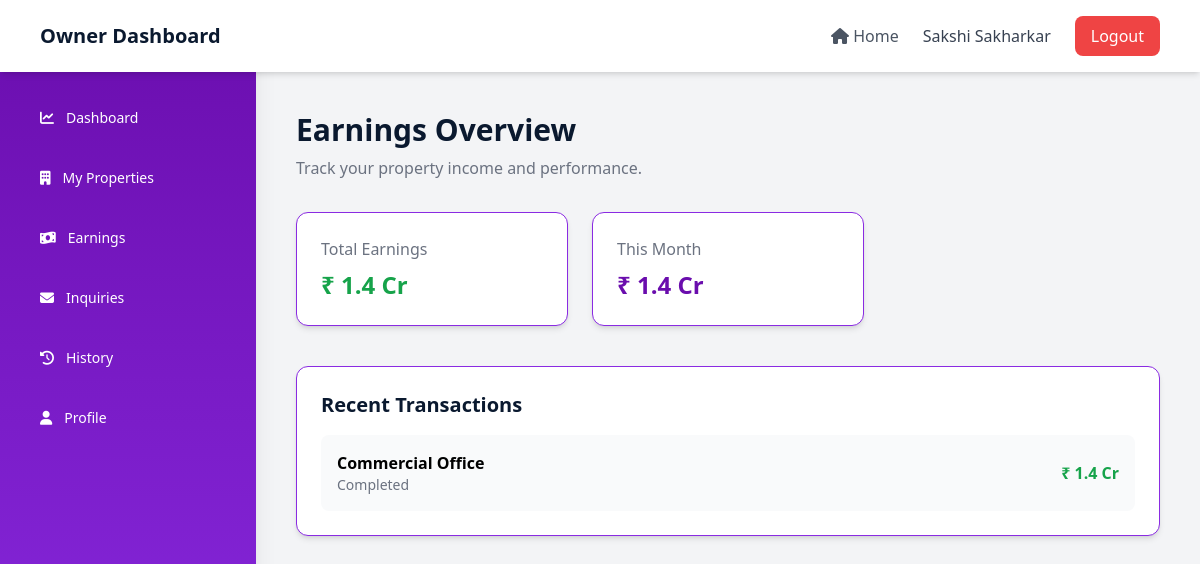
Screenshot of /earnings.php (signed in) with the database file from the repository.
### tables this page shows
CREATE TABLE `earnings` (
  `id` int(11) NOT NULL,
  `owner_id` int(11) DEFAULT NULL,
  `property_id` int(11) DEFAULT NULL,
  `property_name` varchar(255) DEFAULT NULL,
  `amount` decimal(10,2) DEFAULT NULL,
  `status` enum('completed') NOT NULL DEFAULT 'completed',
  `created_at` timestamp NOT NULL DEFAULT current_timestamp()
);

### functions.php (called while the page is built)
<?php
function formatPrice($price){
    if($price >= 10000000){
        return round($price / 10000000, 2) . " Cr";
    } elseif($price >= 100000){
        return round($price / 100000, 2) . " Lakh";
    } else {
        return $price;
    }
}
?>

### earnings.php (the view, shortened to what this page needs)
<?php
include "db.php";
include "functions.php";
$owner_id = $_SESSION['user_id'];
$total_sql = "SELECT SUM(amount) AS total FROM earnings
              WHERE owner_id=? AND status='completed'";
$stmt = $conn->prepare($total_sql);
$stmt->bind_param("i",$owner_id);
$stmt->execute();
$total_result = $stmt->get_result();
$total = $total_result->fetch_assoc()['total'] ?? 0;
$month_sql = "SELECT SUM(amount) AS month_total FROM earnings
              WHERE owner_id=?
              AND status='completed'
              AND MONTH(created_at)=MONTH(CURRENT_DATE())
              AND YEAR(created_at)=YEAR(CURRENT_DATE())";
$stmt = $conn->prepare($month_sql);
$stmt->bind_param("i",$owner_id);
$stmt->execute();
$month_result = $stmt->get_result();
$month = $month_result->fetch_assoc()['month_total'] ?? 0;
$transaction_sql = "SELECT * FROM earnings
                    WHERE owner_id=? AND status='completed'
                    ORDER BY created_at DESC
                    LIMIT 5";
$stmt = $conn->prepare($transaction_sql);
$stmt->bind_param("i",$owner_id);
$stmt->execute();
$transactions = $stmt->get_result();
?>
<!DOCTYPE html>
<html lang="en">
<head>
<script src="https://cdn.tailwindcss.com?plugins=forms,typography"></script>
<link rel="stylesheet"
href="https://cdnjs.cloudflare.com/ajax/libs/font-awesome/6.5.1/css/all.min.css">
</head>
<body class="bg-gray-100 overflow-x-hidden">
<?php include "owner-layout.php"; ?>
<div class="flex">
<div class="flex-1 w-full md:ml-64 p-4 sm:p-6 md:p-10">
    <div class="mb-8">
        <h1 class="text-2xl sm:text-3xl font-bold text-navy">
            Earnings Overview
        </h1>
        <p class="text-gray-500 mt-2 text-sm sm:text-base">
            Track your property income and performance.
        </p>
    </div>
    <div class="grid grid-cols-1 sm:grid-cols-2 lg:grid-cols-3 gap-6">
        <div class="bg-white p-6 rounded-xl shadow-md border border-lightroyal">
            <h3 class="text-gray-500 text-sm sm:text-base">Total Earnings</h3>
            <p class="text-2xl font-bold text-green-600 mt-2">
                ₹ <?php echo formatPrice($total); ?>
            </p>
        </div>
        <div class="bg-white p-6 rounded-xl shadow-md border border-lightroyal">
            <h3 class="text-gray-500 text-sm sm:text-base">This Month</h3>
            <p class="text-2xl font-bold text-royal mt-2">
               ₹ <?php echo formatPrice($month); ?>
            </p>
        </div>
    </div>
    <div class="mt-10 bg-white p-4 sm:p-6 rounded-xl shadow-md border border-lightroyal">
        <h2 class="text-lg sm:text-xl font-semibold mb-4 text-navy">
            Recent Transactions
        </h2>
        <div class="space-y-4">
            <?php while($t = $transactions->fetch_assoc()) { ?>
            <div class="flex flex-col sm:flex-row sm:justify-between sm:items-center gap-3 p-4 bg-gray-50 rounded-lg">
                <div class="w-full sm:w-auto">
                    <p class="font-semibold text-sm sm:text-base truncate">
                        <?php echo $t['property_name']; ?>
                    </p>
                    <p class="text-xs sm:text-sm text-gray-500">
                        <?php echo ucfirst($t['status']); ?>
                    </p>
                </div>
                <span class="font-bold text-sm sm:text-base
                <?php echo $t['status']=='completed' ? 'text-green-600':'text-yellow-500'; ?>">
                ₹ <?php echo formatPrice($t['amount']); ?>
                </span>
            </div>
            <?php } ?>
        </div>
    </div>
</div>
</div>
</body>
</html>

### rows the page displays
earnings: property_name "Commercial Office", status "Completed", amount "1.4 Cr"

### other values shown
$username "Sakshi Sakharkar"
formatPrice($total) "1.4 Cr"
formatPrice($month) "1.4 Cr"
